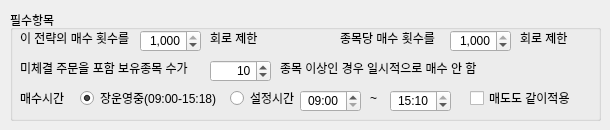
       <widget class="QWidget" name="tab_8">
        <attribute name="title">
         <string>필수항목</string>
        </attribute>
        <widget class="QGroupBox" name="groupBox_12">
         <property name="geometry">
          <rect>
           <x>10</x>
           <y>10</y>
           <width>591</width>
           <height>111</height>
          </rect>
         </property>
         <property name="title">
          <string>필수항목</string>
         </property>
         <widget class="QSpinBox" name="spbTrade">
          <property name="geometry">
           <rect>
            <x>130</x>
            <y>20</y>
            <width>61</width>
            <height>22</height>
           </rect>
          </property>
          <property name="alignment">
           <set>Qt::AlignRight|Qt::AlignTrailing|Qt::AlignVCenter</set>
          </property>
          <property name="showGroupSeparator" stdset="0">
           <bool>true</bool>
          </property>
          <property name="minimum">
           <number>1</number>
          </property>
          <property name="maximum">
           <number>1000</number>
          </property>
          <property name="singleStep">
           <number>1</number>
          </property>
          <property name="value">
           <number>1000</number>
          </property>
         </widget>
         <widget class="QLabel" name="label_30">
          <property name="geometry">
           <rect>
            <x>10</x>
            <y>20</y>
            <width>121</width>
            <height>16</height>
           </rect>
          </property>
          <property name="text">
           <string>이 전략의 매수 횟수를 </string>
          </property>
         </widget>
         <widget class="QLabel" name="label_31">
          <property name="geometry">
           <rect>
            <x>200</x>
            <y>20</y>
            <width>61</width>
            <height>16</height>
           </rect>
          </property>
          <property name="text">
           <string>회로 제한</string>
          </property>
         </widget>
         <widget class="QLabel" name="label_32">
          <property name="geometry">
           <rect>
            <x>270</x>
            <y>50</y>
            <width>301</width>
            <height>16</height>
           </rect>
          </property>
          <property name="text">
           <string>종목 이상인 경우 일시적으로 매수 안 함</string>
          </property>
         </widget>
         <widget class="QSpinBox" name="spbHold">
          <property name="geometry">
           <rect>
            <x>200</x>
            <y>50</y>
            <width>61</width>
            <height>22</height>
           </rect>
          </property>
          <property name="alignment">
           <set>Qt::AlignRight|Qt::AlignTrailing|Qt::AlignVCenter</set>
          </property>
          <property name="showGroupSeparator" stdset="0">
           <bool>true</bool>
          </property>
          <property name="minimum">
           <number>1</number>
          </property>
          <property name="maximum">
           <number>30</number>
          </property>
          <property name="singleStep">
           <number>1</number>
          </property>
          <property name="value">
           <number>10</number>
          </property>
         </widget>
         <widget class="QLabel" name="label_33">
          <property name="geometry">
           <rect>
            <x>10</x>
            <y>50</y>
            <width>191</width>
            <height>16</height>
           </rect>
          </property>
          <property name="text">
           <string>미체결 주문을 포함 보유종목 수가</string>
          </property>
         </widget>
         <widget class="QLabel" name="label_34">
          <property name="geometry">
           <rect>
            <x>10</x>
            <y>80</y>
            <width>51</width>
            <height>16</height>
           </rect>
          </property>
          <property name="text">
           <string>매수시간</string>
          </property>
         </widget>
         <widget class="QRadioButton" name="rbUseTime">
          <property name="geometry">
           <rect>
            <x>70</x>
            <y>80</y>
            <width>141</width>
            <height>16</height>
           </rect>
          </property>
          <property name="text">
           <string>장운영중(09:00-15:18)</string>
          </property>
          <property name="checked">
           <bool>true</bool>
          </property>
         </widget>
         <widget class="QRadioButton" name="rbPeriod">
          <property name="geometry">
           <rect>
            <x>220</x>
            <y>80</y>
            <width>71</width>
            <height>16</height>
           </rect>
          </property>
          <property name="text">
           <string>설정시간</string>
          </property>
         </widget>
         <widget class="QTimeEdit" name="tedStart">
          <property name="geometry">
           <rect>
            <x>290</x>
            <y>80</y>
            <width>61</width>
            <height>22</height>
           </rect>
          </property>
          <property name="alignment">
           <set>Qt::AlignCenter</set>
          </property>
          <property name="date">
           <date>
            <year>2024</year>
            <month>12</month>
            <day>1</day>
           </date>
          </property>
          <property name="maximumTime">
           <time>
            <hour>15</hour>
            <minute>30</minute>
            <second>0</second>
           </time>
          </property>
          <property name="minimumTime">
           <time>
            <hour>9</hour>
            <minute>0</minute>
            <second>0</second>
           </time>
          </property>
          <property name="displayFormat">
           <string>HH:mm</string>
          </property>
          <property name="calendarPopup">
           <bool>false</bool>
          </property>
         </widget>
         <widget class="QLabel" name="label_35">
          <property name="geometry">
           <rect>
            <x>360</x>
            <y>80</y>
            <width>16</width>
            <height>16</height>
           </rect>
          </property>
          <property name="text">
           <string>~</string>
          </property>
         </widget>
         <widget class="QTimeEdit" name="tedStop">
          <property name="geometry">
           <rect>
            <x>380</x>
            <y>80</y>
            <width>61</width>
            <height>22</height>
           </rect>
          </property>
          <property name="alignment">
           <set>Qt::AlignCenter</set>
          </property>
          <property name="dateTime">
           <datetime>
            <hour>15</hour>
            <minute>10</minute>
            <second>0</second>
            <year>2024</year>
            <month>12</month>
            <day>1</day>
           </datetime>
          </property>
          <property name="date">
           <date>
            <year>2024</year>
            <month>12</month>
            <day>1</day>
           </date>
          </property>
          <property name="maximumTime">
           <time>
            <hour>15</hour>
            <minute>30</minute>
            <second>0</second>
           </time>
          </property>
          <property name="minimumTime">
           <time>
            <hour>9</hour>
            <minute>0</minute>
            <second>0</second>
           </time>
          </property>
          <property name="displayFormat">
           <string>HH:mm</string>
          </property>
         </widget>
         <widget class="QLabel" name="label_59">
          <property name="geometry">
           <rect>
            <x>330</x>
            <y>20</y>
            <width>111</width>
            <height>16</height>
           </rect>
          </property>
          <property name="text">
           <string>종목당 매수 횟수를 </string>
          </property>
         </widget>
         <widget class="QLabel" name="label_60">
          <property name="geometry">
           <rect>
            <x>510</x>
            <y>20</y>
            <width>61</width>
            <height>16</height>
           </rect>
          </property>
          <property name="text">
           <string>회로 제한</string>
          </property>
         </widget>
         <widget class="QSpinBox" name="spbStock">
          <property name="geometry">
           <rect>
            <x>440</x>
            <y>20</y>
            <width>61</width>
            <height>22</height>
           </rect>
          </property>
          <property name="alignment">
           <set>Qt::AlignRight|Qt::AlignTrailing|Qt::AlignVCenter</set>
          </property>
          <property name="showGroupSeparator" stdset="0">
           <bool>true</bool>
          </property>
          <property name="minimum">
           <number>1</number>
          </property>
          <property name="maximum">
           <number>1000</number>
          </property>
          <property name="singleStep">
           <number>1</number>
          </property>
          <property name="value">
           <number>1000</number>
          </property>
         </widget>
         <widget class="QCheckBox" name="chkSellSame">
          <property name="geometry">
           <rect>
            <x>460</x>
            <y>80</y>
            <width>111</width>
            <height>16</height>
           </rect>
          </property>
          <property name="text">
           <string>매도도 같이적용</string>
          </property>
          <property name="checked">
           <bool>false</bool>
          </property>
         </widget>
        </widget>
       </widget>
